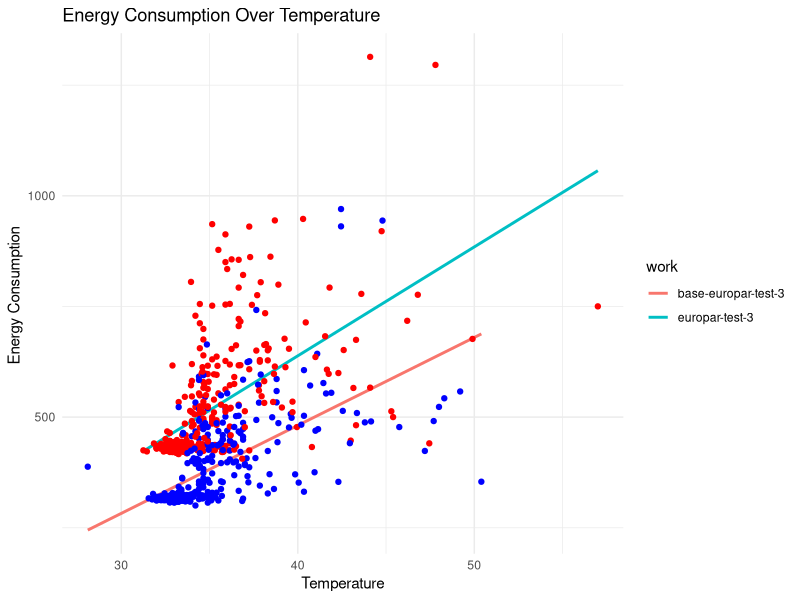
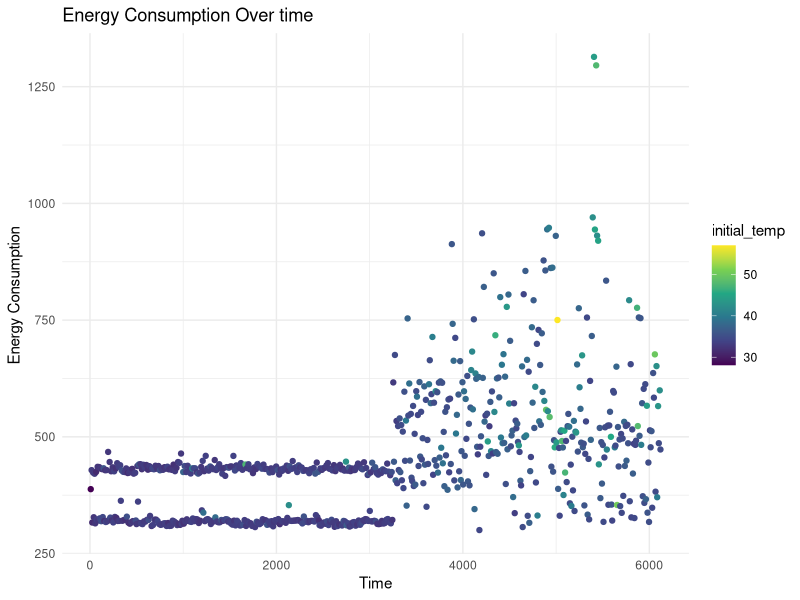

Source code (R) for these figures, in order:
europar.test <- read.csv("data/europar-europar-test-3-2-Feb-18-19-59.csv")

library(ggplot2)

europar.test$initial_temp <- (europar.test$initial_temp_1 + europar.test$initial_temp_2)/2
europar.test$color <- ifelse(europar.test$work == "europar-test-3", "red", "blue")

ggplot(europar.test, aes(x = initial_temp, y = PKG)) +
  geom_smooth(method = "lm", aes(color=work), se=FALSE) +
  geom_point(color=europar.test$color ) +
  labs(
    title = "Energy Consumption Over Temperature",
    x = "Temperature",
    y = "Energy Consumption "
  ) +
  theme_minimal()

europar.test$cum_seconds <- cumsum(europar.test$seconds)
europar.test$initial_temp <- as.numeric(europar.test$initial_temp)
ggplot(europar.test, aes(x = cum_seconds, y = PKG)) +
  # change color scale based on initial_temp
  scale_color_viridis_c() +
  geom_point( aes(color=initial_temp) ) +
  labs(
    title = "Energy Consumption Over time",
    x = "Time",
    y = "Energy Consumption "
  ) +
  theme_minimal()
